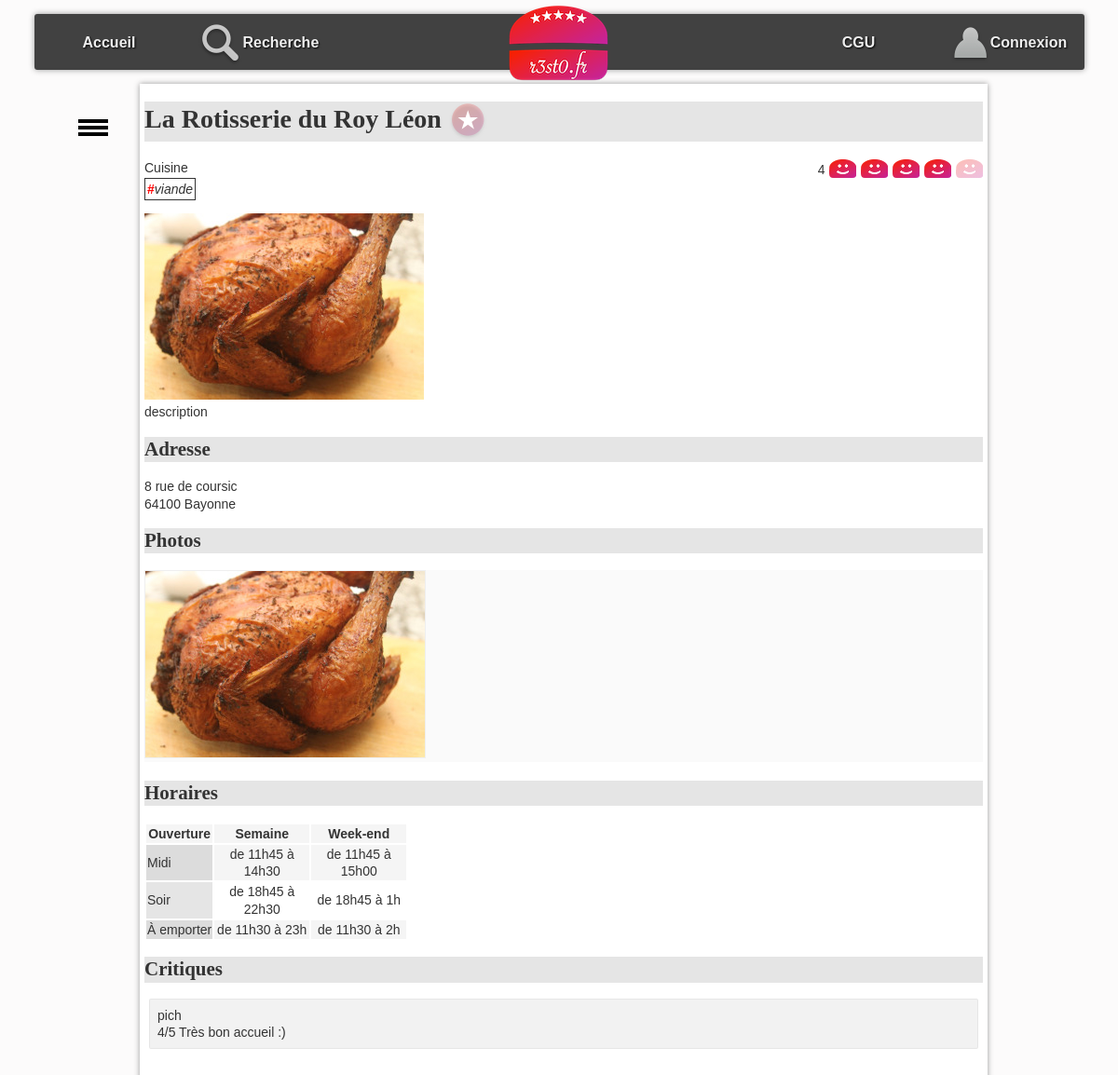
Screenshot of /?action=detail&idR=9 with the database file from the repository.
### tables this page shows
CREATE TABLE IF NOT EXISTS `resto` (
  `idR` bigint(20) NOT NULL,
  `nomR` varchar(255) DEFAULT NULL,
  `numAdrR` varchar(20) DEFAULT NULL,
  `voieAdrR` varchar(255) DEFAULT NULL,
  `cpR` char(5) DEFAULT NULL,
  `villeR` varchar(255) DEFAULT NULL,
  `latitudeDegR` float DEFAULT NULL,
  `longitudeDegR` float DEFAULT NULL,
  `descR` text DEFAULT NULL,
  `horairesR` text DEFAULT NULL
);

CREATE TABLE IF NOT EXISTS `typecresto` (
  `idR` bigint(20) NOT NULL,
  `idTC` bigint(20) NOT NULL
);

CREATE TABLE IF NOT EXISTS `typescuisine` (
  `idTC` bigint(20) NOT NULL,
  `libelleTC` varchar(100) NOT NULL
);

CREATE TABLE IF NOT EXISTS `photo` (
  `idP` bigint(20) NOT NULL,
  `cheminP` varchar(255) DEFAULT NULL,
  `idR` bigint(20) DEFAULT NULL
);

CREATE TABLE IF NOT EXISTS `critiquer` (
  `idR` bigint(20) NOT NULL,
  `note` int(11) DEFAULT NULL,
  `commentaire` varchar(4096) DEFAULT NULL,
  `idU` bigint(20) NOT NULL
);

CREATE TABLE IF NOT EXISTS `utilisateur` (
  `idU` bigint(20) NOT NULL,
  `mailU` varchar(150) NOT NULL,
  `mdpU` varchar(64) DEFAULT NULL,
  `pseudoU` varchar(50) DEFAULT NULL
);

### index.php (called while the page is built, shortened)
<?php
require_once "getRacine.php";
require_once "$racine/includes/autoload.inc.php";
require_once "$racine/includes/authentification.inc.php";
if (isset($_GET["action"])){
    $action = $_GET["action"];
}
else{
    $action = "defaut";
}
$fichier = controleurPrincipal($action);
try{
    require_once "$racine/controleur/$fichier";
} catch (Throwable $e) {
    ajouterMessage($action." : ".$e->getMessage() . " (ligne " . $e->getLine() . ")" . " dans le fichier " . $e->getFile());
    $titre = "Erreur";
    require_once "$racine/vue/entete.html.php";
    require_once "$racine/vue/pied.html.php";
}

### includes/autoload.inc.php (called while the page is built, shortened)
<?php
function chargeurBaseEspacesDeNoms(string $className) {
    $fileName = __DIR__ . '/../';
    $fileName .= str_replace('\\', DIRECTORY_SEPARATOR, $className) . '.class.php';
}

### modele/dao/Bdd.class.php (called while the page is built, shortened)
<?php
class Bdd {
    private static ?PDO $pdo=null;
    private static $login = "mgrandbarbe";
    private static $mdp = "6Yp26JeE";
    private static $bd = "mgrandbarbe_resto2";
    private static $serveur = "localhost";
    private static $pdoOptions = array  (
        PDO::MYSQL_ATTR_INIT_COMMAND => "SET NAMES utf8"
        ,PDO::ATTR_ERRMODE => PDO::ERRMODE_EXCEPTION
                                        );
    public static function connecter() : ?PDO  {
        if (is_null(self::$pdo)) {
                self::$pdo = new PDO("mysql:host=".self::$serveur.";dbname=".self::$bd, self::$login, self::$mdp, self::$pdoOptions);
        }
        return self::$pdo;
    }
    public static function getConnexion() : ?PDO {
        return self::$pdo;
    }
}

### modele/dao/RestoDAO.class.php (called while the page is built, shortened)
<?php
class RestoDAO {
    public static function getOneById(int $id): ?Resto {
        $leResto = null;
        try {
            $requete = "SELECT * FROM resto WHERE idR = :idR";
            $stmt = Bdd::getConnexion()->prepare($requete);
            $stmt->bindParam(':idR', $id, PDO::PARAM_INT);
            $ok = $stmt->execute();
            if ($ok && $stmt->rowCount() > 0) {
                $enreg = $stmt->fetch(PDO::FETCH_ASSOC);
                $leResto = self::enregistrementVersObjet($enreg);
            }
        } catch (PDOException $e) {
            throw new Exception("Erreur dans la méthode " . get_called_class() . "::getOneById : <br/>" . $e->getMessage());
        }
        return $leResto;
    }
    private static function enregistrementVersObjet(array $enreg): Resto {
        $id = $enreg['idR'];
        $leResto = new Resto(
                $enreg['idR'], $enreg['nomR'], $enreg['numAdrR'], $enreg['voieAdrR'], $enreg['cpR'], $enreg['villeR'],
                $enreg['latitudeDegR'], $enreg['longitudeDegR'], $enreg['descR'], $enreg['horairesR']
        );
        $lesCritiques = CritiqueDAO::getAllByResto($id);
        $lesPhotos = PhotoDAO::getAllByResto($id);
        $lesTypesCuisine = TypeCuisineDAO::getAllByResto($id);
        $leResto->setLesPhotos($lesPhotos);
        $leResto->setLesCritiques($lesCritiques);
        $leResto->setLesTypesCuisine($lesTypesCuisine);
        return $leResto;
    }
}

### modele/dao/CritiqueDAO.class.php (called while the page is built, shortened)
<?php
class CritiqueDAO {
    public static function getNoteMoyenneByIdR(int $idR): float {
        $retour = -1;
        try {
            $requete = "select avg(note) as moyenne from critiquer where idR=:idR";
            $stmt = Bdd::getConnexion()->prepare($requete);
            $stmt->bindParam(':idR', $idR, PDO::PARAM_INT);
            $ok = $stmt->execute();
            if ($ok && $stmt->rowCount() > 0) {
                $enreg = $stmt->fetch(PDO::FETCH_ASSOC);
                if (!is_null($enreg["moyenne"])){
                    $retour = $enreg["moyenne"];
                }
            }
        } catch (PDOException $e) {
            throw new Exception("Erreur dans la méthode " . get_called_class() . "::getNoteMoyenneByIdR : <br/>" . $e->getMessage());
        }
        return $retour;
    }
    public static function getAllByResto(int $idR): array {
        $lesObjets = array();
        try {
            $requete = "SELECT * FROM critiquer c"
                    . " INNER JOIN utilisateur u ON  c.idU = u.idU "
                    . " WHERE idR = :idR";
            $stmt = Bdd::getConnexion()->prepare($requete);
            $stmt->bindParam(':idR', $idR, PDO::PARAM_INT);
            $ok = $stmt->execute();
            if ($ok) {
                while ($enreg = $stmt->fetch(PDO::FETCH_ASSOC)) {
                    $user = new Utilisateur($enreg['idU'], $enreg['mailU'], $enreg['mdpU'], $enreg['pseudoU']);
                    $lesObjets[] = new Critique($enreg['note'], $enreg['commentaire'], $user);
                }
            }
        } catch (PDOException $e) {
            throw new Exception("Erreur dans la méthode " . get_called_class() . "::getAllByResto : <br/>" . $e->getMessage());
        }
        return $lesObjets;
    }
}

### modele/dao/PhotoDAO.class.php (called while the page is built, shortened)
<?php
class PhotoDAO {
    public static function getAllByResto(int $idR): array {
        $lesObjets = array();
        try {
            $requete = "SELECT * FROM photo WHERE idR = :idR";
            $stmt = Bdd::getConnexion()->prepare($requete);
            $stmt->bindParam(':idR', $idR, PDO::PARAM_INT);
            $ok = $stmt->execute();
            if ($ok) {
                while ($enreg = $stmt->fetch(PDO::FETCH_ASSOC)) {
                    $lesObjets[] = new Photo($enreg['idP'], $enreg['cheminP']);
                }
            }
        } catch (PDOException $e) {
            throw new Exception("Erreur dans la méthode " . get_called_class() . "::getAllByResto : <br/>" . $e->getMessage());
        }
        return $lesObjets;
    }
}

### modele/dao/TypeCuisineDAO.class.php (called while the page is built, shortened)
<?php
class TypeCuisineDAO {
    public static function getAllByResto(int $idR): array {
        $lesObjets = array();
        try {
            $requete = "SELECT * FROM typescuisine t INNER JOIN typecresto tr ON t.idTC = tr.idTC WHERE tr.idR = :idR";
            $stmt = Bdd::getConnexion()->prepare($requete);
            $stmt->bindParam(':idR', $idR, PDO::PARAM_INT);
            $ok = $stmt->execute();
            if ($ok) {
                while ($ligne = $stmt->fetch(PDO::FETCH_ASSOC)) {
                    $objet = new TypesCuisine($ligne['idTC'], $ligne['libelleTC']);
                    $lesObjets[] = $objet;
                }
            }
        } catch (PDOException $e) {
            throw new Exception("Erreur dans la méthode " . get_called_class() . "::getAllByResto : <br/>" . $e->getMessage());
        }
        return $lesObjets;
    }
}

### modele/metier/Resto.class.php (called while the page is built, shortened)
<?php
class Resto {
    private int $idR;
    private ?string $nomR;
    private ?string $numAdr;
    private ?string $voieAdr;
    private ?string $cpR;
    private ?string $villeR;
    private ?string $descR;
    private ?string $horairesR;
    private array $lesPhotos;
    private array $lesCritiques;
    function __construct(int $idR, string $nomR, ?string $numAdr, ?string $voieAdr, ?string $cpR, ?string $villeR, ?float $latitudeDegR, ?float $longitudeDegR, ?string $descR, ?string $horairesR) {
        $this->idR = $idR;
        $this->nomR = $nomR;
        $this->numAdr = $numAdr;
        $this->voieAdr = $voieAdr;
        $this->cpR = $cpR;
        $this->villeR = $villeR;
        $this->descR = $descR;
        $this->horairesR = $horairesR;
        $this->lesCritiques = array();
        $this->lesPhotos = array();
    }
    function getIdR(): int {
        return $this->idR;
    }
    function getNomR(): ?string {
        return $this->nomR;
    }
    function getNumAdr(): ?string {
        return $this->numAdr;
    }
    function getVoieAdr(): ?string {
        return $this->voieAdr;
    }
    function getCpR(): ?string {
        return $this->cpR;
    }
    function getVilleR(): ?string {
        return $this->villeR;
    }
    function getDescR(): ?string {
        return $this->descR;
    }
    function getHorairesR(): ?string {
        return $this->horairesR;
    }
    function getLesPhotos(): array {
        return $this->lesPhotos;
    }
    function getLesCritiques(): array {
        return $this->lesCritiques;
    }
    function setLesPhotos(array $lesPhotos): void {
        $this->lesPhotos = $lesPhotos;
    }
    function setLesCritiques(array $lesCritiques): void {
        $this->lesCritiques = $lesCritiques;
    }
}

### includes/authentification.inc.php (called while the page is built, shortened)
<?php
function getIdULoggedOn(): int {
    if (isLoggedOn()) {
        $ret = intval($_SESSION["idU"]);
    } else {
        $ret = 0;
    }
    return $ret;
}
function isLoggedOn(): bool {
    $ret = false;
    return $ret;
}

### modele/dao/AimerDAO.class.php (called while the page is built, shortened)
<?php
class AimerDAO {
    public static function estAimeById(int $idU, int $idR): bool {
        $retour = false;
        try {
            $requete = "SELECT * FROM aimer WHERE idR=:idR AND idU=:idU";
            $stmt = Bdd::getConnexion()->prepare($requete);
            $stmt->bindParam(':idU', $idU, PDO::PARAM_INT);
            $stmt->bindParam(':idR', $idR, PDO::PARAM_INT);
            $ok = $stmt->execute();
        } catch (PDOException $e) {
            throw new Exception("Erreur dans la méthode " . get_called_class() . "::estAimeByIdU : <br/>" . $e->getMessage());
        }
        return $retour;
    }
}

### modele/metier/TypesCuisine.class.php (called while the page is built, shortened)
<?php
class TypesCuisine {
     private string $libelle;
    function __construct(int $idTC, string $libelle) {
        $this->libelle = $libelle;
    }
    function getLibelle(): ?string {
        return $this->libelle;
    }
}

### vue/vueDetailResto.php (the view, shortened to what this page needs)
<h1><?= $unResto->getNomR(); ?>
    <?php if ($aimer != false) { ?>
        <a href="./?action=aimer&idR=<?= $unResto->getIdR(); ?>" ><img class="aimer" src="images/aime.png" alt="j'aime ce restaurant"></a>
    <?php } else { ?>
        <a href="./?action=aimer&idR=<?= $unResto->getIdR(); ?>" ><img class="aimer" src="images/aimepas.png" alt="je n'aime pas encore ce restaurant"></a>
    <?php } ?>
</h1>
<span id="note">
    <?php
        echo $noteMoye;
        for ($i = 1; $i <= 5; $i++) { ?>
        <a class="aimer" href="./?action=noter&note=<?= $i ?>&idR=<?= $unResto->getIdR();?>" >
            <?php if ($i <= $noteMoy) { ?>
                <img class="note" src="images/like.png" alt="">
            <?php } else {
                ?>
                <img class="note" src="images/neutre.png" alt="line neutre">
            <?php } ?>
        </a>
    <?php } ?>
</span>
<span id="typecuisine">
    <?php
    echo "Cuisine <br>";
    foreach ($lesTypesCuisine as $unTypeCuisine) {
        ?>
        <div class="TC-block">
            <span class="TC-txt"><b>#</b><i><?= $unTypeCuisine->getLibelle(); ?></i></span>
        </div>
        <?php
    }
    ?>
</span>
<p id="principal">
    <?php
    if (count($lesPhotos) > 0) {
        $laPhoto = $lesPhotos[0];
        ?>
        <img src="photos/<?= $laPhoto->getCheminP() ?>" alt="photo du restaurant" />
    <?php } ?>
    <br />
    <?= $unResto->getDescR(); ?>
</p>
<h2 id="adresse">
    Adresse
</h2>
<p>
    <?= $unResto->getNumAdr(); ?>
    <?= $unResto->getVoieAdr(); ?><br />
    <?= $unResto->getCpR(); ?>
    <?= $unResto->getVilleR(); ?>
</p>
<h2 id="photos">
    Photos
</h2>
<ul id="galerie">
    <?php
    foreach ($lesPhotos as $laPhoto) {
        ?>
        <li> <img class="galerie" src="photos/<?= $laPhoto->getCheminP() ?>" alt="" /></li>
        <?php
    }
    ?>
</ul>
<h2 id="horaires">
    Horaires
</h2>
<?= $unResto->getHorairesR(); ?>
<h2 id="crit">Critiques</h2>
<ul id="critiques">
    <?php
    foreach ($critiques as $uneCritique) {
        ?>
        <li>
            <span>
                <?= $uneCritique->getLeUtilisateur()->getPseudoU() ?>
            </span>
            <div>
                <span>
                    <?php
                    if ($uneCritique->getNote()) {
                        ?>
                        <?= $uneCritique->getNote() ?>/5
                        <?php
                    }
                    ?>
                </span>
                <span><?= $uneCritique->getCommentaire() ?> </span>
            </div>
        </li>
    <?php } ?>
</ul>

### css/base.css (style rules this page uses)
:root { --largeurPage: 900px; --largeurMenuCont : 200px; --margeCalc: calc((100% - var(--largeurPage)) / 2); --margeMenuHaut : 15px; --hauteurMenuGene:60px; --coulA1:#5A7694; --coulA2:#D7E5ED; --coulB1:#566459; --coulB2:#90974A; --coulC:#CDBCA0; --fondC:#fcfbfb; --padding_cote:5px; }
body { font-family: Arial; color : #333; font-size : 14px; line-height : 1.3; scroll-behavior: smooth; background-color : var(--fondC); }
a.aimer { text-decoration: none; }

### css/cgu.css (style rules this page uses)
h1,h2,h3,h4 { font-family: Futura; background-color : rgba(0,0,0,0.1); }
td.cell { text-align : center; width : 100px; }
td.label { background-color : rgba(0,0,0,0.1); }
tr:nth-child(odd) { background-color : rgb(245,245,245); }

### css/corps.css (style rules this page uses)
#galerie { margin-top : 0px; margin-bottom : 20px; padding-left : 0px; background-color : rgb(250,250,250); }
#galerie li { display : inline-block; }
img.note { padding-left : 1px; vertical-align : sub; }
img.galerie { border:1px solid rgb(239,239,239); }
#note { float : right; }
img.aimer { vertical-align : middle; }
#critiques { list-style-type : none; padding-left : 0px; }
#critiques>li { border:1px solid rgba(0,0,0,0.05); background-color:rgba(0,0,0,0.05); padding:8px; margin:5px; border-radius: 2px; }
.TC-block { display: inline-flex; }
.TC-txt { border: solid 1px; padding: 2px; margin-top: 2px; }
.TC-txt b { color: red; }

### rows the page displays
resto: nomR "La Rotisserie du Roy Léon", descR "description", numAdrR "8", voieAdrR "rue de coursic", cpR "64100", villeR "Bayonne", horairesR "Ouverture Semaine Week-end Midi de 11h45 à 14h30 de 11h45 à 15h00 Soir de 18h45 à 22h30 de 18h45 à 1h À emporter de 11h30 à 23h de 11h30 à 2h"
typecresto: idTC.libelleTC "viande"
photo: cheminP (picture)
critiquer: idU.pseudoU "pich", note "4", commentaire "Très bon accueil :)"

### other values shown
$noteMoye "4"
